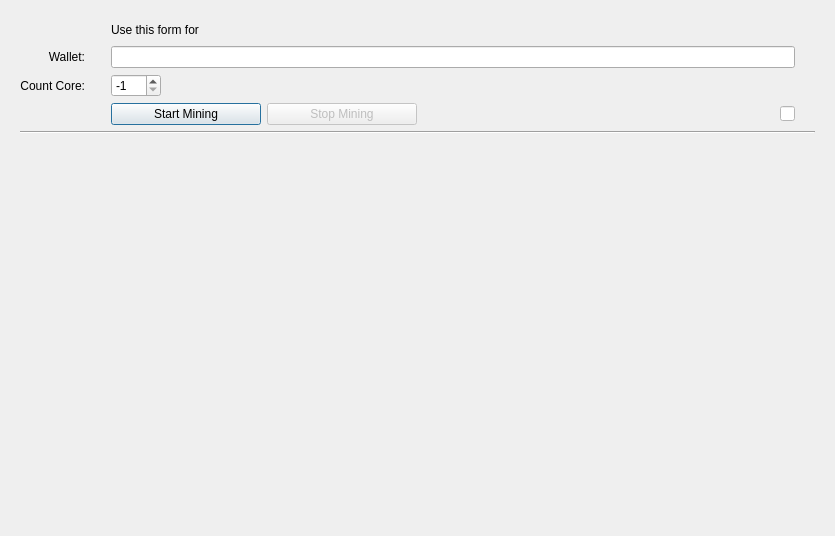
<?xml version="1.0" encoding="UTF-8"?>
<ui version="4.0">
 <class>MiningDialog</class>
 <widget class="QDialog" name="MiningDialog">
  <property name="geometry">
   <rect>
    <x>0</x>
    <y>0</y>
    <width>835</width>
    <height>536</height>
   </rect>
  </property>
  <property name="toolTip">
   <string>Stop Mining</string>
  </property>
  <layout class="QVBoxLayout" name="verticalLayout" stretch="0,0">
   <item>
    <widget class="QFrame" name="Frame">
     <property name="sizePolicy">
      <sizepolicy hsizetype="Preferred" vsizetype="Expanding">
       <horstretch>0</horstretch>
       <verstretch>0</verstretch>
      </sizepolicy>
     </property>
     <property name="frameShape">
      <enum>QFrame::NoFrame</enum>
     </property>
     <property name="frameShadow">
      <enum>QFrame::Sunken</enum>
     </property>
     <property name="lineWidth">
      <number>0</number>
     </property>
     <layout class="QVBoxLayout" name="verticalLayout_3">
      <property name="sizeConstraint">
       <enum>QLayout::SetDefaultConstraint</enum>
      </property>
      <property name="leftMargin">
       <number>9</number>
      </property>
      <property name="rightMargin">
       <number>9</number>
      </property>
      <property name="bottomMargin">
       <number>9</number>
      </property>
      <item>
       <layout class="QGridLayout" name="gridLayout">
        <item row="7" column="0">
         <widget class="QLabel" name="labelCountCore">
          <property name="toolTip">
           <string>Use this form for </string>
          </property>
          <property name="text">
           <string>Count Core:</string>
          </property>
          <property name="alignment">
           <set>Qt::AlignRight|Qt::AlignTrailing|Qt::AlignVCenter</set>
          </property>
         </widget>
        </item>
        <item row="7" column="1">
         <layout class="QHBoxLayout" name="horizontalLayout_2">
          <item>
           <spacer name="horizontalSpacer_4">
            <property name="orientation">
             <enum>Qt::Horizontal</enum>
            </property>
            <property name="sizeType">
             <enum>QSizePolicy::Fixed</enum>
            </property>
            <property name="sizeHint" stdset="0">
             <size>
              <width>20</width>
              <height>20</height>
             </size>
            </property>
           </spacer>
          </item>
          <item>
           <widget class="QSpinBox" name="edcountCore">
            <property name="minimumSize">
             <size>
             <width>50</width>
             <height>0</height>
             </size>
            </property>
            <property name="focusPolicy">
             <enum>Qt::StrongFocus</enum>
            </property>
            <property name="toolTip">
             <string>Number of streams. Do not install more than the number of cores in the processor.</string>
            </property>
            <property name="minimum">
             <number>-1</number>
            </property>
            <property name="maximum">
             <number>32</number>
            </property>
            <property name="value">
             <number>-1</number>
            </property>
            <property name="displayIntegerBase">
             <number>10</number>
            </property>
           </widget>
          </item>
          <item>
           <spacer name="horizontalSpacer_2">
            <property name="orientation">
             <enum>Qt::Horizontal</enum>
            </property>
            <property name="sizeHint" stdset="0">
             <size>
              <width>0</width>
              <height>0</height>
             </size>
            </property>
           </spacer>
          </item>
         </layout>
        </item>
        <item row="3" column="1">
         <layout class="QHBoxLayout" name="horizontalLayout_4">
          <item>
           <spacer name="horizontalSpacer_6">
            <property name="orientation">
             <enum>Qt::Horizontal</enum>
            </property>
            <property name="sizeType">
             <enum>QSizePolicy::Fixed</enum>
            </property>
            <property name="sizeHint" stdset="0">
             <size>
              <width>20</width>
              <height>20</height>
             </size>
            </property>
           </spacer>
          </item>
          <item>
           <widget class="QLabel" name="labelUseForm">
            <property name="toolTip">
             <string>Use this form for </string>
            </property>
            <property name="text">
             <string>Use this form for </string>
            </property>
           </widget>
          </item>
          <item>
           <spacer name="horizontalSpacer_7">
            <property name="orientation">
             <enum>Qt::Horizontal</enum>
            </property>
            <property name="sizeHint" stdset="0">
             <size>
              <width>40</width>
              <height>20</height>
             </size>
            </property>
           </spacer>
          </item>
         </layout>
        </item>
        <item row="8" column="1">
         <layout class="QHBoxLayout" name="horizontalLayout_1" stretch="0,0,0,0,0,0">
          <property name="sizeConstraint">
           <enum>QLayout::SetFixedSize</enum>
          </property>
          <property name="topMargin">
           <number>0</number>
          </property>
          <item>
           <spacer name="horizontalSpacer_5">
            <property name="orientation">
             <enum>Qt::Horizontal</enum>
            </property>
            <property name="sizeType">
             <enum>QSizePolicy::Fixed</enum>
            </property>
            <property name="sizeHint" stdset="0">
             <size>
              <width>20</width>
              <height>20</height>
             </size>
            </property>
           </spacer>
          </item>
          <item>
           <widget class="QPushButton" name="startMining">
            <property name="minimumSize">
             <size>
              <width>150</width>
              <height>0</height>
             </size>
            </property>
            <property name="focusPolicy">
             <enum>Qt::StrongFocus</enum>
            </property>
            <property name="toolTip">
             <string>Start Mining</string>
            </property>
            <property name="text">
             <string>Start Mining</string>
            </property>
            <property name="icon">
             <iconset resource="../lcryp.qrc">
              <normaloff>:/icons/mining-start</normaloff>:/icons/mining-start</iconset>
            </property>
            <property name="autoDefault">
             <bool>false</bool>
            </property>
            <property name="default">
             <bool>true</bool>
            </property>
           </widget>
          </item>
          <item>
           <widget class="QPushButton" name="stopMining">
            <property name="enabled">
             <bool>false</bool>
            </property>
            <property name="sizePolicy">
             <sizepolicy hsizetype="Minimum" vsizetype="Fixed">
              <horstretch>0</horstretch>
              <verstretch>0</verstretch>
             </sizepolicy>
            </property>
            <property name="minimumSize">
             <size>
              <width>150</width>
              <height>0</height>
             </size>
            </property>
            <property name="focusPolicy">
             <enum>Qt::StrongFocus</enum>
            </property>
            <property name="toolTip">
             <string>Stop Mining</string>
            </property>
            <property name="text">
             <string>Stop Mining</string>
            </property>
            <property name="icon">
             <iconset resource="../lcryp.qrc">
              <normaloff>:/icons/mining-stop</normaloff>:/icons/mining-stop</iconset>
            </property>
            <property name="autoDefault">
             <bool>false</bool>
            </property>
           </widget>
          </item>
          <item>
           <spacer name="horizontalSpacer_1">
            <property name="orientation">
             <enum>Qt::Horizontal</enum>
            </property>
            <property name="sizeHint" stdset="0">
             <size>
              <width>40</width>
              <height>20</height>
             </size>
            </property>
           </spacer>
          </item>
          <item>
           <widget class="QLineEdit" name="colorMining">
            <property name="enabled">
             <bool>false</bool>
            </property>
            <property name="sizePolicy">
             <sizepolicy hsizetype="Expanding" vsizetype="Fixed">
              <horstretch>0</horstretch>
              <verstretch>0</verstretch>
             </sizepolicy>
            </property>
            <property name="maximumSize">
             <size>
              <width>15</width>
              <height>15</height>
             </size>
            </property>
            <property name="palette">
             <palette>
              <active>
               <colorrole role="WindowText">
                <brush brushstyle="SolidPattern">
                 <color alpha="255">
                  <red>0</red>
                  <green>0</green>
                  <blue>0</blue>
                 </color>
                </brush>
               </colorrole>
               <colorrole role="Button">
                <brush brushstyle="SolidPattern">
                 <color alpha="255">
                  <red>255</red>
                  <green>255</green>
                  <blue>255</blue>
                 </color>
                </brush>
               </colorrole>
               <colorrole role="Light">
                <brush brushstyle="SolidPattern">
                 <color alpha="255">
                  <red>255</red>
                  <green>255</green>
                  <blue>255</blue>
                 </color>
                </brush>
               </colorrole>
               <colorrole role="Midlight">
                <brush brushstyle="SolidPattern">
                 <color alpha="255">
                  <red>255</red>
                  <green>255</green>
                  <blue>255</blue>
                 </color>
                </brush>
               </colorrole>
               <colorrole role="Dark">
                <brush brushstyle="SolidPattern">
                 <color alpha="255">
                  <red>127</red>
                  <green>127</green>
                  <blue>127</blue>
                 </color>
                </brush>
               </colorrole>
               <colorrole role="Mid">
                <brush brushstyle="SolidPattern">
                 <color alpha="255">
                  <red>170</red>
                  <green>170</green>
                  <blue>170</blue>
                 </color>
                </brush>
               </colorrole>
               <colorrole role="Text">
                <brush brushstyle="SolidPattern">
                 <color alpha="255">
                  <red>0</red>
                  <green>0</green>
                  <blue>0</blue>
                 </color>
                </brush>
               </colorrole>
               <colorrole role="BrightText">
                <brush brushstyle="SolidPattern">
                 <color alpha="255">
                  <red>255</red>
                  <green>255</green>
                  <blue>255</blue>
                 </color>
                </brush>
               </colorrole>
               <colorrole role="ButtonText">
                <brush brushstyle="SolidPattern">
                 <color alpha="255">
                  <red>0</red>
                  <green>0</green>
                  <blue>0</blue>
                 </color>
                </brush>
               </colorrole>
               <colorrole role="Base">
                <brush brushstyle="SolidPattern">
                 <color alpha="255">
                  <red>255</red>
                  <green>255</green>
                  <blue>255</blue>
                 </color>
                </brush>
               </colorrole>
               <colorrole role="Window">
                <brush brushstyle="SolidPattern">
                 <color alpha="255">
                  <red>255</red>
                  <green>255</green>
                  <blue>255</blue>
                 </color>
                </brush>
               </colorrole>
               <colorrole role="Shadow">
                <brush brushstyle="SolidPattern">
                 <color alpha="255">
                  <red>0</red>
                  <green>0</green>
                  <blue>0</blue>
                 </color>
                </brush>
               </colorrole>
               <colorrole role="AlternateBase">
                <brush brushstyle="SolidPattern">
                 <color alpha="255">
                  <red>255</red>
                  <green>255</green>
                  <blue>255</blue>
                 </color>
                </brush>
               </colorrole>
               <colorrole role="ToolTipBase">
                <brush brushstyle="SolidPattern">
                 <color alpha="255">
                  <red>255</red>
                  <green>255</green>
                  <blue>220</blue>
                 </color>
                </brush>
               </colorrole>
               <colorrole role="ToolTipText">
                <brush brushstyle="SolidPattern">
                 <color alpha="255">
                  <red>0</red>
                  <green>0</green>
                  <blue>0</blue>
                 </color>
                </brush>
               </colorrole>
               <colorrole role="PlaceholderText">
                <brush brushstyle="SolidPattern">
                 <color alpha="128">
                  <red>0</red>
                  <green>0</green>
                  <blue>0</blue>
                 </color>
                </brush>
               </colorrole>
              </active>
              <inactive>
               <colorrole role="WindowText">
                <brush brushstyle="SolidPattern">
                 <color alpha="255">
                  <red>0</red>
                  <green>0</green>
                  <blue>0</blue>
                 </color>
                </brush>
               </colorrole>
               <colorrole role="Button">
                <brush brushstyle="SolidPattern">
                 <color alpha="255">
                  <red>255</red>
                  <green>255</green>
                  <blue>255</blue>
                 </color>
                </brush>
               </colorrole>
               <colorrole role="Light">
                <brush brushstyle="SolidPattern">
                 <color alpha="255">
                  <red>255</red>
                  <green>255</green>
                  <blue>255</blue>
                 </color>
                </brush>
               </colorrole>
               <colorrole role="Midlight">
                <brush brushstyle="SolidPattern">
                 <color alpha="255">
                  <red>255</red>
                  <green>255</green>
                  <blue>255</blue>
                 </color>
                </brush>
               </colorrole>
               <colorrole role="Dark">
                <brush brushstyle="SolidPattern">
                 <color alpha="255">
                  <red>127</red>
                  <green>127</green>
                  <blue>127</blue>
                 </color>
                </brush>
               </colorrole>
               <colorrole role="Mid">
                <brush brushstyle="SolidPattern">
                 <color alpha="255">
                  <red>170</red>
                  <green>170</green>
                  <blue>170</blue>
                 </color>
                </brush>
               </colorrole>
               <colorrole role="Text">
                <brush brushstyle="SolidPattern">
                 <color alpha="255">
                  <red>0</red>
                  <green>0</green>
                  <blue>0</blue>
                 </color>
                </brush>
               </colorrole>
               <colorrole role="BrightText">
                <brush brushstyle="SolidPattern">
                 <color alpha="255">
                  <red>255</red>
                  <green>255</green>
                  <blue>255</blue>
                 </color>
                </brush>
               </colorrole>
               <colorrole role="ButtonText">
                <brush brushstyle="SolidPattern">
                 <color alpha="255">
                  <red>0</red>
                  <green>0</green>
                  <blue>0</blue>
                 </color>
                </brush>
               </colorrole>
               <colorrole role="Base">
                <brush brushstyle="SolidPattern">
                 <color alpha="255">
                  <red>255</red>
                  <green>255</green>
                  <blue>255</blue>
                 </color>
                </brush>
               </colorrole>
               <colorrole role="Window">
                <brush brushstyle="SolidPattern">
                 <color alpha="255">
                  <red>255</red>
                  <green>255</green>
                  <blue>255</blue>
                 </color>
                </brush>
               </colorrole>
               <colorrole role="Shadow">
                <brush brushstyle="SolidPattern">
                 <color alpha="255">
                  <red>0</red>
                  <green>0</green>
                  <blue>0</blue>
                 </color>
                </brush>
               </colorrole>
               <colorrole role="AlternateBase">
                <brush brushstyle="SolidPattern">
                 <color alpha="255">
                  <red>255</red>
                  <green>255</green>
                  <blue>255</blue>
                 </color>
                </brush>
               </colorrole>
               <colorrole role="ToolTipBase">
                <brush brushstyle="SolidPattern">
                 <color alpha="255">
                  <red>255</red>
                  <green>255</green>
                  <blue>220</blue>
                 </color>
                </brush>
               </colorrole>
               <colorrole role="ToolTipText">
                <brush brushstyle="SolidPattern">
                 <color alpha="255">
                  <red>0</red>
                  <green>0</green>
                  <blue>0</blue>
                 </color>
                </brush>
               </colorrole>
               <colorrole role="PlaceholderText">
                <brush brushstyle="SolidPattern">
                 <color alpha="128">
                  <red>0</red>
                  <green>0</green>
                  <blue>0</blue>
                 </color>
                </brush>
               </colorrole>
              </inactive>
              <disabled>
               <colorrole role="WindowText">
                <brush brushstyle="SolidPattern">
                 <color alpha="255">
                  <red>127</red>
                  <green>127</green>
                  <blue>127</blue>
                 </color>
                </brush>
               </colorrole>
               <colorrole role="Button">
                <brush brushstyle="SolidPattern">
                 <color alpha="255">
                  <red>255</red>
                  <green>255</green>
                  <blue>255</blue>
                 </color>
                </brush>
               </colorrole>
               <colorrole role="Light">
                <brush brushstyle="SolidPattern">
                 <color alpha="255">
                  <red>255</red>
                  <green>255</green>
                  <blue>255</blue>
                 </color>
                </brush>
               </colorrole>
               <colorrole role="Midlight">
                <brush brushstyle="SolidPattern">
                 <color alpha="255">
                  <red>255</red>
                  <green>255</green>
                  <blue>255</blue>
                 </color>
                </brush>
               </colorrole>
               <colorrole role="Dark">
                <brush brushstyle="SolidPattern">
                 <color alpha="255">
                  <red>127</red>
                  <green>127</green>
                  <blue>127</blue>
                 </color>
                </brush>
               </colorrole>
               <colorrole role="Mid">
                <brush brushstyle="SolidPattern">
                 <color alpha="255">
                  <red>170</red>
                  <green>170</green>
                  <blue>170</blue>
                 </color>
                </brush>
               </colorrole>
               <colorrole role="Text">
                <brush brushstyle="SolidPattern">
                 <color alpha="255">
                  <red>127</red>
                  <green>127</green>
                  <blue>127</blue>
                 </color>
                </brush>
               </colorrole>
               <colorrole role="BrightText">
                <brush brushstyle="SolidPattern">
                 <color alpha="255">
                  <red>255</red>
                  <green>255</green>
                  <blue>255</blue>
                 </color>
                </brush>
               </colorrole>
               <colorrole role="ButtonText">
                <brush brushstyle="SolidPattern">
                 <color alpha="255">
                  <red>127</red>
                  <green>127</green>
                  <blue>127</blue>
                 </color>
                </brush>
               </colorrole>
               <colorrole role="Base">
                <brush brushstyle="SolidPattern">
                 <color alpha="255">
                  <red>255</red>
                  <green>255</green>
                  <blue>255</blue>
                 </color>
                </brush>
               </colorrole>
               <colorrole role="Window">
                <brush brushstyle="SolidPattern">
                 <color alpha="255">
                  <red>255</red>
                  <green>255</green>
                  <blue>255</blue>
                 </color>
                </brush>
               </colorrole>
               <colorrole role="Shadow">
                <brush brushstyle="SolidPattern">
                 <color alpha="255">
                  <red>0</red>
                  <green>0</green>
                  <blue>0</blue>
                 </color>
                </brush>
               </colorrole>
               <colorrole role="AlternateBase">
                <brush brushstyle="SolidPattern">
                 <color alpha="255">
                  <red>255</red>
                  <green>255</green>
                  <blue>255</blue>
                 </color>
                </brush>
               </colorrole>
               <colorrole role="ToolTipBase">
                <brush brushstyle="SolidPattern">
                 <color alpha="255">
                  <red>255</red>
                  <green>255</green>
                  <blue>220</blue>
                 </color>
                </brush>
               </colorrole>
               <colorrole role="ToolTipText">
                <brush brushstyle="SolidPattern">
                 <color alpha="255">
                  <red>0</red>
                  <green>0</green>
                  <blue>0</blue>
                 </color>
                </brush>
               </colorrole>
               <colorrole role="PlaceholderText">
                <brush brushstyle="SolidPattern">
                 <color alpha="128">
                  <red>0</red>
                  <green>0</green>
                  <blue>0</blue>
                 </color>
                </brush>
               </colorrole>
              </disabled>
             </palette>
            </property>
            <property name="cursor">
             <cursorShape>ArrowCursor</cursorShape>
            </property>
            <property name="mouseTracking">
             <bool>false</bool>
            </property>
            <property name="focusPolicy">
             <enum>Qt::NoFocus</enum>
            </property>
            <property name="acceptDrops">
             <bool>true</bool>
            </property>
            <property name="toolTip">
             <string>Indicates if mining is working.</string>
            </property>
           </widget>
          </item>
          <item>
           <spacer name="horizontalSpacer_8">
            <property name="orientation">
             <enum>Qt::Horizontal</enum>
            </property>
            <property name="sizeType">
             <enum>QSizePolicy::Fixed</enum>
            </property>
            <property name="sizeHint" stdset="0">
             <size>
              <width>20</width>
              <height>20</height>
             </size>
            </property>
           </spacer>
          </item>
         </layout>
        </item>
        <item row="6" column="1">
         <layout class="QHBoxLayout" name="horizontalLayout_5">
          <item>
           <spacer name="horizontalSpacer">
            <property name="orientation">
             <enum>Qt::Horizontal</enum>
            </property>
            <property name="sizeType">
             <enum>QSizePolicy::Fixed</enum>
            </property>
            <property name="sizeHint" stdset="0">
             <size>
              <width>20</width>
              <height>20</height>
             </size>
            </property>
           </spacer>
          </item>
          <item>
           <widget class="QLineEdit" name="edWallet">
            <property name="minimumSize">
             <size>
              <width>400</width>
              <height>0</height>
             </size>
            </property>
            <property name="focusPolicy">
             <enum>Qt::StrongFocus</enum>
            </property>
            <property name="toolTip">
             <string>The wallet that will receive the result of </string>
            </property>
           </widget>
          </item>
          <item>
           <spacer name="horizontalSpacer_3">
            <property name="orientation">
             <enum>Qt::Horizontal</enum>
            </property>
            <property name="sizeType">
             <enum>QSizePolicy::Fixed</enum>
            </property>
            <property name="sizeHint" stdset="0">
             <size>
              <width>20</width>
              <height>20</height>
             </size>
            </property>
           </spacer>
          </item>
         </layout>
        </item>
        <item row="6" column="0">
         <widget class="QLabel" name="labelWallet">
          <property name="toolTip">
           <string>The wallet that will receive the result of </string>
          </property>
          <property name="text">
           <string>Wallet:</string>
          </property>
          <property name="alignment">
           <set>Qt::AlignRight|Qt::AlignTrailing|Qt::AlignVCenter</set>
          </property>
          <property name="buddy">
           <cstring>edWallet</cstring>
          </property>
         </widget>
        </item>
       </layout>
      </item>
      <item>
       <widget class="Line" name="line">
        <property name="orientation">
         <enum>Qt::Horizontal</enum>
        </property>
       </widget>
      </item>
      <item>
       <spacer name="verticalSpacer_2">
        <property name="orientation">
         <enum>Qt::Vertical</enum>
        </property>
        <property name="sizeHint" stdset="0">
         <size>
          <width>20</width>
          <height>40</height>
         </size>
        </property>
       </spacer>
      </item>
     </layout>
    </widget>
   </item>
   <item>
    <spacer name="verticalSpacer_1">
     <property name="orientation">
      <enum>Qt::Vertical</enum>
     </property>
     <property name="sizeType">
      <enum>QSizePolicy::MinimumExpanding</enum>
     </property>
     <property name="sizeHint" stdset="0">
      <size>
       <width>20</width>
       <height>10</height>
      </size>
     </property>
    </spacer>
   </item>
  </layout>
 </widget>
 <tabstops>
  <tabstop>startMining</tabstop>
  <tabstop>stopMining</tabstop>
 </tabstops>
 <resources>
  <include location="../lcryp.qrc"/>
 </resources>
 <connections/>
</ui>
